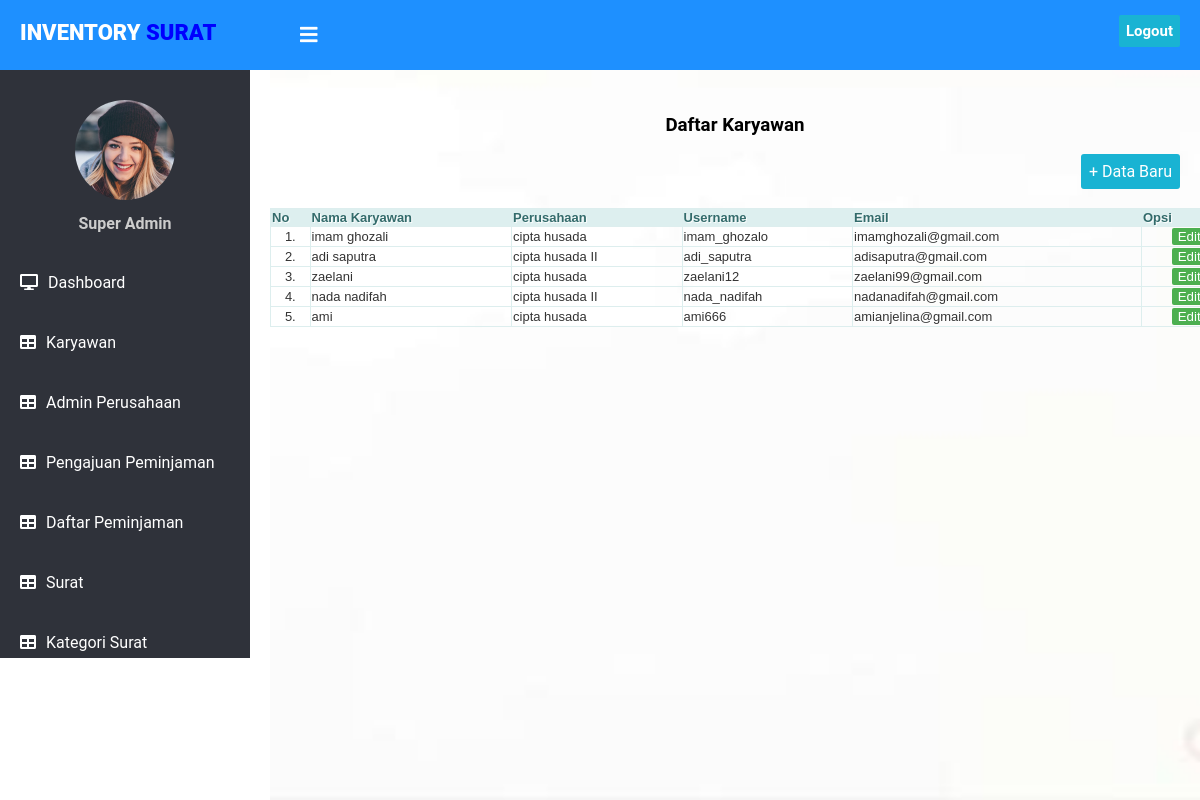
Page /superadmin/crud_karyawan/index.php on the committed database.
### tables this page shows
CREATE TABLE `karyawan` (
  `id` int(11) NOT NULL,
  `nama_karyawan` varchar(50) NOT NULL,
  `perusahaan` varchar(50) NOT NULL,
  `username` varchar(50) NOT NULL,
  `password` varchar(100) NOT NULL,
  `email` varchar(50) NOT NULL
);

### superadmin/crud_karyawan/index.php (the view, shortened to what this page needs)
<!DOCTYPE html>
<html lang="en" dir="ltr">
<head>
    <link rel="stylesheet" href="../admin/style.css">
    <link rel="stylesheet" href="https://cdnjs.cloudflare.com/ajax/libs/font-awesome/5.12.1/css/all.min.css">
</head>
<body>
    <header>
      <label for="check">
        <i class="fas fa-bars" id="sidebar_btn"></i>
      </label>
      <div class="left_area">
        <h3>Inventory <span>Surat</span></h3>
      </div>
      <div class="right_area">
        <a href="../../logout.php" class="logout_btn">Logout</a>
      </div>
    </header>
    <div class="sidebar">
      <center>
        <img src="../admin/1.png" class="profile_image" alt="">
        <h4>Super Admin</h4>
      </center>
      <a href="../dashboard/index.php"><i class="fas fa-desktop"></i><span>Dashboard</span></a>
      <a href="index.php"><i class="fas fa-table"></i><span>Karyawan</span></a>
      <a href="../crud_admin/index.php"><i class="fas fa-table"></i><span>Admin Perusahaan</span></a>
      <a href="../pengajuan_peminjaman/index.php"><i class="fas fa-table"></i><span>Pengajuan Peminjaman</span></a>
      <a href="../daftar_peminjaman/index.php"><i class="fas fa-table"></i><span>Daftar Peminjaman</span></a>
      <a href="../crud_surat/index.php"><i class="fas fa-table"></i><span>Surat</span></a>
      <a href="../crud_kategori_surat/index.php"><i class="fas fa-table"></i><span>Kategori Surat</span></a>   <a href="../perusahaan/index.php"><i class="fas fa-table"></i><span>Perusahaan</span></a>
    </div>
    <div class="content">
      <br/>
      <br/>
      <br/>
      <br/>
      <br/>
      <h3 align="center">Daftar Karyawan</h3>
      <div class="button" align="right" >
        <a href="form_tambah.php" class="example_a" rel="nofollow noopener">+ Data Baru</a>
      </div>
      <div style="overflow: auto;">
        <table border="" class="table" width="1075px">
          <br/>
        <tr class="table-th">
          <th>No</th>
          <th>Nama Karyawan</th>
          <th>Perusahaan</th>
          <th>Username</th>
          <th>Email</th>
          <th width="200px">Opsi</th>
        </tr>
        <?php
          include "../../koneksi.php";
          $query = mysqli_query($koneksi, "SELECT * FROM karyawan") or die(mysqli_error($koneksi));
          $nomor = 1;
          while($data = mysqli_fetch_array($query)) { ?>
            <tr class="table-td">
              <td align="center"><?php echo $nomor++; ?>.</td>
              <td><?php echo $data['nama_karyawan']; ?></td>
              <td><?php echo $data['perusahaan']; ?></td>
              <td><?php echo $data['username']; ?></td>
              <td><?php echo $data['email']; ?></td>
              <td width="90px" align="center">
              <a href="form_edit.php?id=<?php echo $data['id']; ?>"><button class="edit">Edit</button></a>
              </td>
            </tr>
        <?php
        } ?>
        </table>
      </div>
    </div>
</body>
</html>

### superadmin/admin/style.css (style rules this page uses)
body { margin: 0; padding: 0; font-family: "Roboto", sans-serif; }
header { position: fixed; background: #1E90FF; padding: 20px; width: 100%; height: 30px; }
.left_area h3 { color: #fff; margin: 0; text-transform: uppercase; font-size: 22px; font-weight: 900; }
.left_area span { color: #0000FF; }
.logout_btn { padding: 7px; background: #19B3D3; text-decoration: none; float: right; margin-top: -30px; margin-right: 40px; border-radius: 2px; font-size: 15px; font-weight: 600; color: #fff; transition: 0.5s; transition-property: background; }
.sidebar { background: #2f323a; margin-top: 70px; padding-top: 30px; padding-bottom : 30px; position: fixed; left: 0; width: 250px; height: 528px; transition: 0.5s; transition-property: left; overflow-y : scroll; }
.sidebar .profile_image { width: 100px; height: 100px; border-radius: 100px; margin-bottom: 10px; }
.sidebar h4 { color: #ccc; margin-top: 0; margin-bottom: 20px; }
.sidebar a { color: #fff; display: block; width: 100%; line-height: 60px; text-decoration: none; padding-left: 20px; box-sizing: border-box; transition: 0.5s; transition-property: background; }
.sidebar i { padding-right: 10px; }
label #sidebar_btn { z-index: 1; color: #fff; position: fixed; cursor: pointer; left: 300px; font-size: 20px; margin: 5px 0; transition: 0.5s; transition-property: color; }
.content { margin-left: 270px; background: url(background2.jpg) no-repeat; background-position: center; background-size: cover; height: 100vh; transition: 0.5s; }
.table { border: solid 1px #DDEEEE; border-collapse: collapse; border-spacing: 0; font: normal 13px Arial, sans-serif; }
.table-th { background-color: #DDEFEF; border: solid 1px #DDEEEE; color: #336B6B; padding: 10px; text-align: left; text-shadow: 1px 1px 1px #fff; }
.table-td { border: solid 1px #DDEEEE; color: #333; padding: 10px; text-shadow: 1px 1px 1px #fff; }
.example_a { color: #fff !important; text-decoration: none; background: #19B3D3; padding: 8px; border-radius: 3px; display: inline-block; border: none; transition: all 0.4s ease 0s; }
.edit { color: #fff; background-color: #4CAF50; border : none; border-radius: 2px; }
.button { padding-right: 20px; }

### rows in the picture
karyawan: nama_karyawan "imam ghozali", perusahaan "cipta husada", username "imam_ghozalo", email "imamghozali@gmail.com"
karyawan: nama_karyawan "adi saputra", perusahaan "cipta husada II", username "adi_saputra", email "adisaputra@gmail.com"
karyawan: nama_karyawan "zaelani", perusahaan "cipta husada", username "zaelani12", email "zaelani99@gmail.com"
karyawan: nama_karyawan "nada nadifah", perusahaan "cipta husada II", username "nada_nadifah", email "nadanadifah@gmail.com"
karyawan: nama_karyawan "ami", perusahaan "cipta husada", username "ami666", email "amianjelina@gmail.com"
